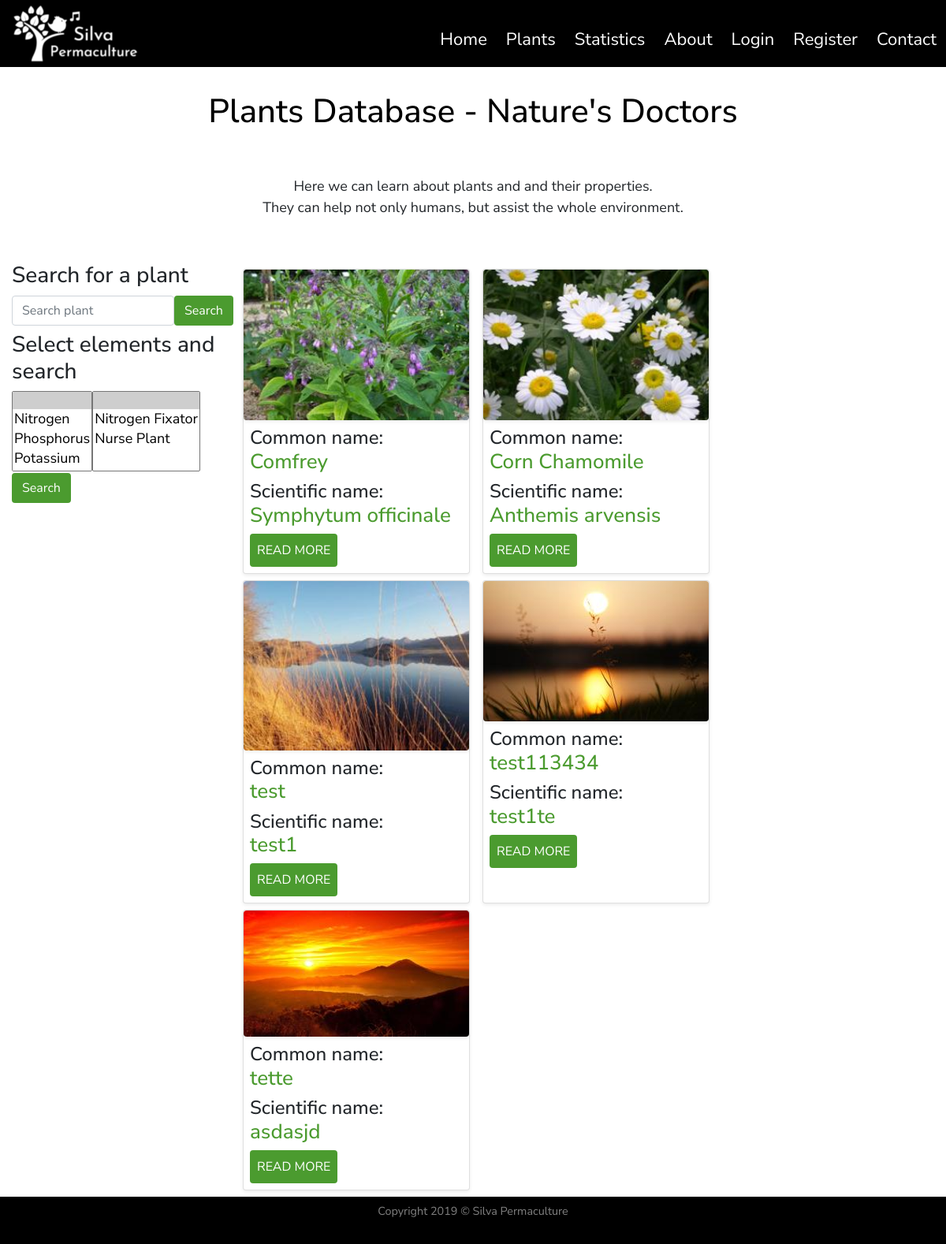
/plants, run on the app's committed database.
### silvapermaculture/models.py (models this page shows, shortened)
class SearchitMixin(object):
    @classmethod
    def search(cls, expression, page, per_page):
        ids, total = search_index(cls.__tablename__, expression, page, per_page)
        if total == 0:
            return cls.query.filter_by(id=0), 0
        when = []
        for i in range(len(ids)):
            when.append((ids[i],i))
        return cls.query.filter(cls.id.in_(ids)).order_by(
            db.case(when, value=cls.id)), total

class Plants(SearchitMixin, db.Model):
    __searchit__ = ['common_name', 'botanical_name', 'medicinal', 'region']
    id = db.Column(db.Integer, primary_key=True)
    common_name = db.Column(db.String(40), nullable=False)
    botanical_name = db.Column(db.String(80), unique=True, nullable=False)
    short_description = db.Column(db.Text, nullable=False)
    medicinal = db.Column(db.Text, nullable=False)
    other_uses = db.Column(db.Text, nullable=False)
    habitats = db.Column(db.Text, nullable=False)
    region = db.Column(db.Text, nullable=False)
    image_file = db.Column(db.String(20), default='default_plant_pic.jpg')
    date_added = db.Column(db.DateTime, nullable=False, default=datetime.utcnow)
    user_id = db.Column(db.Integer, db.ForeignKey('user.id'), nullable=False)
    dna = db.relationship('DNA', secondary = plants_dna_table)  # Dynamic_Nutrient_Accumulated
    nfn = db.relationship('NFN', secondary = plants_nfn_table)  # Nitrogen_Fixers_Nursing

### silvapermaculture/routes.py (the view)
@app.route("/plants")
def plants():
    plants = Plants.query.all()
    search = SearchForm()
    searchn = SearchFormN()
    return render_template('plants.html', title= 'Plants Database', plants=plants, search=search, searchn=searchn)

### silvapermaculture/forms.py
class SearchForm(FlaskForm):
    q = StringField(('Search plant'), validators=[DataRequired(),Length(max=60)])
    def __init__(self, *args, **kwargs):
        if 'formdata' not in kwargs:
            kwargs['formdata'] = request.args
        if 'csrf_enabled' not in kwargs:
            kwargs['csrf_enabled'] = False
        super(SearchForm, self).__init__(*args, **kwargs)
    submit = SubmitField('Search')

class SearchFormN(FlaskForm):
    dna = QuerySelectMultipleField('Select Element', validators=[DataRequired()], query_factory=enabled_dna, allow_blank=True, get_label='element')
    nfn = QuerySelectMultipleField('Select Property', validators=[DataRequired()], query_factory=enabled_nfn, allow_blank=True,
                                   get_label='plant_extra')
    def __init__(self, *args, **kwargs):
        if 'formdata' not in kwargs:
            kwargs['formdata'] = request.args
        if 'csrf_enabled' not in kwargs:
            kwargs['csrf_enabled'] = False
        super(SearchFormN, self).__init__(*args, **kwargs)
    submit = SubmitField('Search')

### silvapermaculture/forms.py (called while the page is built)
def enabled_dna():
    return DNA.query

def enabled_nfn():
    return NFN.query

### silvapermaculture/templates/plants.html
{% extends "layout.html" %}
    {% block content %}
        <div class="row">
            <div class="col-12">
                <h1 class="text-center my-4 py-2" id="headingOther">Plants Database - Nature's Doctors</h1>
            </div>
        </div>
        <div class="row my-3">
            <div class="col-12 mb-2">
                <p class="text-center p-2">Here we can learn about plants and and their properties.<br/>
                    They can help not only humans, but assist the whole environment. <br/>
                </p>
            </div>
        </div>
        <div class="row">
            <div class="col-12 col-lg-3">
                <h3 class="my-2 text-left">Search for a plant</h3>
                <form class="form-inline my-2 my-lg-0" method="get" action="{{url_for('search')}}">
                    <div class="form-group row">
                        <div class="col-12 ">
                    {{ search.q(size=20, class="form-control", placeholder=search.q.label.text) }}
                         </div>
                    </div>
                    <div class="col-1 m-0 p-0 mb-3 mb-sm-0 mr-lg-3">
                    {{ search.submit(class="btn btn-search") }}
                     </div>
                </form>
                <h3 class="my-2 text-left">Select elements and search</h3>
                <form class="form-inline my-2 my-lg-0" method="get" action="{{url_for('searchn') }}">
                        <div class="form-group row">
                                  {% if searchn.dna.errors %}
                                    {{ searchn.dna(class="form-control form-control-lg is-invalid") }}
                                    <div class="invalid-feedback">
                                        {% for error in searchn.dna.errors %}
                                            <span>{{ error }}</span>
                                        {% endfor %}
                                    </div>
                                  {% else %}
                                  <div class="col-12">
                                  {{ searchn.dna(class_="selectpicker", multiple=True) }}
                                  </div>
                                  {% endif %}
                        </div>
                        <div class="form-group row">
                                  {% if searchn.nfn.errors %}
                                    {{ searchn.nfn(class="form-control form-control-lg is-invalid") }}
                                    <div class="invalid-feedback">
                                        {% for error in searchn.nfn.errors %}
                                            <span>{{ error }}</span>
                                        {% endfor %}
                                    </div>
                                  {% else %}
                                   <div class="col-12">
                                  {{ searchn.nfn(class_="selectpicker", multiple=True) }}
                                   </div>
                                  {% endif %}
                        </div>
                        <div class="col-12 m-0 p-0">
                        {{ searchn.submit(class="btn btn-search ") }}
                        </div>
                </form>
            </div>
            <div class="col-12 col-lg-9 mt-lg-3">
                <div class="row">
                         {% for plant in plants %}
                        <div class="card shadow-sm my-2 my-lg-0 mx-lg-2 mb-lg-2 mx-auto" style="width: 18rem;">
                          <img class="img-fluid rounded shadow-sm" src="{{ url_for('static', filename='img/plants/' + plant.image_file) }}"  alt="Default plant image"/>
                          <div class="card-body p-2">
                            <h4 class="text-left">Common name:<br/> <span class="titles">{{ plant.common_name }}</span></h4>
                            <h4 class="text-left">Scientific name:<br/> <span class="titles">{{ plant.botanical_name }} </span></h4>
                            <a class="btn btn-readmore p-2" href="{{ url_for('plant', plant_id=plant.id) }}">READ MORE</a>
                          </div>
                        </div>
                        {% endfor %}
                </div>
            </div>
        </div>
    {% endblock content %} #Jinja2 allows to put the name of the block here so to know which block is closing if we have multiple.

### silvapermaculture/templates/layout.html (shortened to what this page needs)
<!doctype html>
<html lang="en">
<head>
    <link rel="stylesheet" href="https://stackpath.bootstrapcdn.com/bootstrap/4.3.1/css/bootstrap.min.css">
    <link rel="stylesheet" href="https://cdn.jsdelivr.net/npm/bootstrap-select@1.13.9/dist/css/bootstrap-select.min.css">
    <link rel="stylesheet" href="https://use.fontawesome.com/releases/v5.3.1/css/all.css"
crossorigin="anonymous">
    <link rel="stylesheet" href="{{ url_for('static', filename='css/style.css') }}" type="text/css">
</head>
<body class="d-flex flex-column">
<header>
    <div class="container-fluid">
                <div class="row">
                    <div class="col-12 col-sm-12 p-0">
                        <nav class="navbar navbar-expand-lg bg-black p-0  ">
                            <a class="navbar-brand  ml-3" href="{{ url_for('index') }}"><img class="img-fluid" src="{{ url_for('static', filename='img/logo_silva_white.png') }}" alt="Bird singing and Silva Permaculture text."/></a>
                            <div class="collapse navbar-collapse justify-content-end" id="navbarNav">
                                <ul class="navbar-nav mt-3">
                                    <li class="nav-item mx-1">
                                        <a class="nav-link items" href="{{ url_for('index') }}">Home<span class="sr-only">(current)</span></a>
                                    </li>
                                    <li class="nav-item mx-1">
                                        <a class="nav-link items" href="{{ url_for('plants') }}">Plants</a>
                                    </li>
                                    <li class="nav-item mx-1">
                                        <a class="nav-link items" href="{{ url_for('statistics') }}">Statistics</a>
                                    </li>
                                    <li class="nav-item mx-1">
                                        <a class="nav-link items" href="{{ url_for('about') }}">About</a>
                                    </li>
                                    {% if current_user.is_authenticated %}
                                         <li class="nav-item mx-1">
                                            <a class="nav-link items"  href="{{ url_for('new_plant') }}">Add Plant</a>
                                        </li>
                                        <li class="nav-item mx-1">
                                            <a class="nav-link items"  href="{{ url_for('account') }}">Account</a>
                                        </li>
                                        <li class="nav-item mx-1">
                                            <a class="nav-link items"  href="{{ url_for('logout') }}">Logout</a>
                                        </li>
                                    {% else %}
                                        <li class="nav-item mx-1">
                                            <a class="nav-link items" href="{{ url_for('login') }}">Login</a>
                                        </li>
                                        <li class="nav-item mx-1">
                                            <a class="nav-link items" href="{{ url_for('register') }}">Register</a>
                                        </li>
                                    {% endif %}
                                    <li class="nav-item mx-1">
                                        <a class="nav-link items"  href="{{ url_for('contact') }}">Contact</a>
                                    </li>
                                </ul>
                            </div>
                        </nav>
                    </div>
                </div>
            </div>
</header>
<main>
    <div class="container-fluid">
                {% block content %}
                {% endblock content %}
    </div>
</main>
<div class="container-fluid">
    <div class="row ">
        <div class="col-12 p-0 my-0">
            <footer  class="bg-black text-white-50">
                <div class="text-center  py-1">
                  <small class="py-2">Copyright 2019 &copy; Silva Permaculture</small>
                </div>
            </footer>
        </div>
    </div>
</div>
</body>
</html>

### silvapermaculture/static/css/style.css (style rules this page uses)
html, body { height: 100% }
body { font-family: 'Nunito Sans', sans-serif; font-size: 18px; display: flex; flex-direction: column; }
.bg-black { background-color: black }
.items { color:white; font-size:22px; transition: all .5s; }
main { flex: 1 0 auto }
#headingOther { color: black; font-size: 42px; }
.titles { color: #4B9B2F; font-size:26px }
.btn-readmore, .btn-search { background-color: #4B9B2F; color:white; transition: all .6s }
footer { flex-shrink: 0; height: 60px; }

### data on the page
Plants: image_file (picture), common_name "Comfrey", botanical_name "Symphytum officinale"
Plants: image_file (picture), common_name "Corn Chamomile", botanical_name "Anthemis arvensis"
Plants: image_file (picture), common_name "test", botanical_name "test1"
Plants: image_file (picture), common_name "test113434", botanical_name "test1te"
Plants: image_file (picture), common_name "tette", botanical_name "asdasjd"
